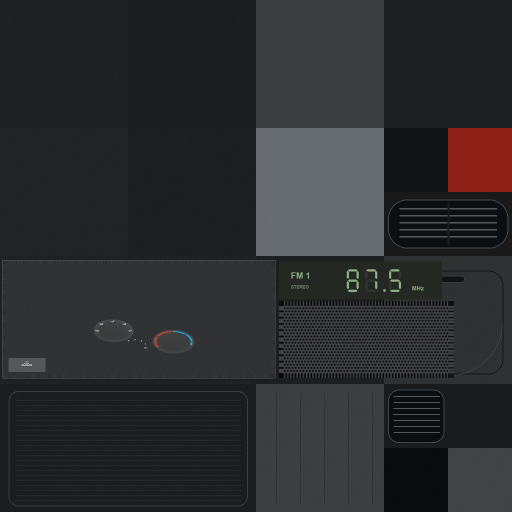
#> input picture Assets/PSXRacing/CockpitSrc/v08_atlas.png, 1024 x 1024 px, given in place of skyscraper_building_03.png, which was not available (shown at 1/2 size)
$ python facade_atlas.py ../../Assets/PSXRacing/CockpitSrc/v08_atlas.png
#> lines starting #> are read from the running program, lines starting #| are printed output that depends on the picture; after the words box and inside, x2 and y2 are one past the last pixel; in counts of white or black regions, pixels touching at a corner belong together
# The facade atlas (Uptown B1, 2026-10-04; the BUILDING PASS, 2026-10-28).
#
#   py tools/city/facade_atlas.py            (writes the atlas, its night mask
#                                             and the Enhanced twin)
#   py tools/city/facade_atlas.py --sheet D  (also a check sheet in folder D:
#                                             every column tiled 2 x 2 with its
#                                             night mask over it)
#
# One texture of SIXTEEN 128 x 256 columns (2048 x 256; the Enhanced twin is
# 4096 x 512), so every OSM building's walls in a tile are ONE material
# (CityMeshes.Slot.FacadeGlass, PSX/Lit with PSX_FACADE): the vertex colour
# picks the column (alpha x 32 + the red channel's low bit x 8) and tints it
# (rgb), and the shader wraps U inside the column. Columns, and what each
# repeat is:
#
#   0 silver grid curtain wall   BUILDING PASS: re-laid at 8 floors x 8 bays a
#   1 blue glass curtain wall    repeat (32 px a floor; it was 16, 20 and 24
#   2 teal glass curtain wall    floors - 10 to 16 px a floor, the owner's
#                                "blocky blue glass tower"): each pane is a
#                                pane of the skyscraper_pack sheet the column
#                                always wore (building_03, _04, _08), its
#                                frames and spandrels laid out in code at the
#                                shader's own CW_MULLION / CW_SPANDREL shares
#   3 precast stone, punched     Buildings building_10 (Art/City/city_facade_mid.jpg), 4 floors
#   4 brick, punched windows     Buildings building_01 (Art/City/city_facade_tower.jpg), 4 floors
#   5 granite office, punched    PSX Textures concrete_2 grain + skyscraper_pack glass,
#                                the grid laid out in code; 8 floors x 8 bays of 1.9 m
#   6 precast office, ribbon     the same parts, a continuous window band a floor; 8 floors
#   7 THE STRUCTURE'S PARTS (facade structure, 2026-10-16): stone grain
#     (x 0-63, PSX Textures concrete_2), aluminium panels (x 64-95, PSX
#     Textures II metal_panels_pt_4), louvres (x 96-127, metal_shutters_pt_1),
#     each a neutral grey at a linear mean of 0.5. Its night mask is empty.
#     The building pass draws its CORNICES, belts, canopies, sign bands and
#     roof gear in it too (PSX/Lit wraps column 7 inside its stone half, or
#     its panel quarter on a metal vertex).
#   BUILDING PASS (2026-10-28) - the Buildings pack's photographed facades
#   (tools/city/facade_src), each a whole number of floors and bays, stacked
#   up the column where the photograph is short, so a floor is 43-64 px:
#   8 red-brown brick, wide sash windows   building_03, 3 floors x 3 bays, x2 = 6 floors
#   9 tan glazed brick, small windows      building_07 (two uniform floors, three bays), x2 = 4 floors
#  10 mottled brick, gold frames           building_09, 4 floors x 4 bays
#  11 grey brick tenement                  building_04, 4 floors, irregular windows
#  12 red brick, patterned piers           building_05, 3 floors x 4 bays, x2 = 6 floors
#  13 loft, big mullioned windows          building_02, 2 floors x 4 bays, x2 = 4 floors
#  14 tan brick, paired sash               building_06, 2 floors x 4 bays, x2 = 4 floors
#  15 modern apartment                     PSX Textures II painted_concrete_wall_pt_1 as
#                                          the render, skyscraper_pack glass in tall windows,
#                                          the grid laid out in code; 8 floors x 4 bays
#
# CityMeshes.FacadeLooks holds the same table (floors and metres per repeat)
# and PSX/Lit its FAC_* tables: change one, change all three.
#
# THE NIGHT MASK beside it (city_facade_atlas_night.png) follows the contract of
# tools/night/window_masks.py: R = A = glass, G = a random id per lit unit,
# B = 0 (no shopfronts). The curtain walls light by FLOOR SEGMENTS (four bays
# of one floor share an id); the photographed facades' windows are FOUND
# (colour distance from the wall's median, Otsu, the connected blobs' boxes) and
# each box gets its own id - the check sheet shows every box over its window.
#
# Both are written at their final size, so the importer never resamples them,
# and they are the only city textures with mip maps (PSXTextureCaps.MipsFor).
import os, sys
import numpy as np
from PIL import Image, ImageDraw
from scipy import ndimage

HERE = os.path.dirname(os.path.abspath(__file__))
REPO = os.path.normpath(os.path.join(HERE, "..", ".."))
CITY = os.path.join(REPO, "Assets", "PSXRacing", "Art", "City")
SRC = os.path.join(CITY, "Facade", "Source")
PHOTO = os.path.join(HERE, "facade_src")
OUT = os.path.join(CITY, "Facade")
# THE ENHANCED TWIN (EnhancedSrc/TexEnhanced/City/Facade/Core_cityatlas.png,
# 2x) is cut exactly as the classic columns are, at twice the pixels, and
# graded to each classic column's linear mean, so the ONE night mask lands on
# the windows of both tiers and CityMeshes.FacadeLooks' means hold for both
# (main's enhanced-download pass, 2026-10-28). Columns 3 and 4 are the owner's
# Enhanced twins of their photographs, the glass of 5 and 6 at 2x his twin of
# tower04; the re-laid curtain walls and the Buildings-pack photographs are
# cut at 2x from their own sources.
ENHDIR = os.path.join(REPO, "Assets", "PSXRacing", "EnhancedSrc", "TexEnhanced")
ENH = os.path.join(ENHDIR, "City", "Facade", "Core_cityatlas.png")
TWINS = {
    "skyscraper_building_04.png": ("City", "Facade", "Source", "Earlier_Regional_tower04.png"),
    "city_facade_mid.jpg": ("Buildings", "Textures", "Core_citymid.png"),
    "city_facade_tower.jpg": ("Buildings", "Textures", "Core_citytower.png"),
}


def to_lin(c):
    v = np.asarray(c).astype(np.float32) / 255
    return np.where(v <= 0.04045, v / 12.92, ((v + 0.055) / 1.055) ** 2.4)


# [8 lines left out: function match_mean, not called in this run]
W, H, COLS = 128, 256, 16
# the shader's curtain-wall shares (PSXLit.shader CW_MULLION, CW_SPANDREL)
CW_MULLION, CW_SPANDREL = 0.12, 0.22


def rgb(p):
    return Image.open(p).convert("RGB")
#> returned value is the input picture: PIL image 1024x1024 RGB; mean R, G, B 43.4, 44, 45.7


def ids(seed, n):
    r = np.random.default_rng(seed)
    return r.integers(1, 256, size=n)


# [4 lines left out: function photo, not called in this run]


def curtain_synth(kind, scale=1, seed=3):
    """Columns 0-2 at 8 floors x 8 bays a repeat. Each new pane is one pane
    of the old sheet (its own tone and reflection, resampled into the new
    pane), the frames and spandrels laid out at the shader's shares: a
    mullion on each bay's LEFT edge (frac(bays) < CW_MULLION), the slab at
    each floor's FOOT (frac(storeys) < CW_SPANDREL), as PSX/Lit's night
    panes cut them."""
    if kind == "silver":
        sheet = rgb(os.path.join(SRC, "skyscraper_building_03.png")).crop((0, 0, 126, 256))
        sb, sf = 14, 16
    elif kind == "blue":
        sheet = rgb(os.path.join(SRC, "skyscraper_building_04.png")).crop((0, 0, 128, 256))
        sb, sf = 16, 20
    else:
        half = rgb(os.path.join(SRC, "skyscraper_building_08.png")).crop((0, 128, 128, 256))
        sheet = Image.new("RGB", (128, 256)); sheet.paste(half, (0, 0)); sheet.paste(half, (0, 128))
        sb, sf = 16, 24
    s = np.asarray(sheet).astype(np.float32)
    sw, sh = sheet.size
#> sw = 126; sh = 256
    pw, ph = sw / sb, sh / sf                       # a source pane, px
#> pw = 9; ph = 16
    w, h = W * scale, H * scale
    cw, chh = w // 8, h // 8                        # a new pane cell, px
    mull = max(1, int(round(CW_MULLION * cw)))
    span = max(1, int(round(CW_SPANDREL * chh)))
    lum = s.mean(2)
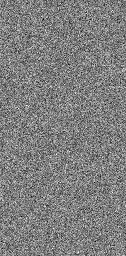
#> lum: shape (256, 126) float32; min 27, max 38, mean 32.5; drawn with min black and max white
    # the frame's colour: the sheet's bright texels (silver), its darkest (glass)
    if kind == "silver":
        frame = s[lum > np.percentile(lum, 80)].mean(0)
#> frame = [33.23, 35.23, 37.23]
        slab = frame * 0.92
#> slab = [30.57, 32.41, 34.25]
    else:
        frame = s[lum < np.percentile(lum, 8)].mean(0) * 0.85
        slab = s.reshape(-1, 3).mean(0) * 0.62
    grain = np.asarray(rgb(os.path.join(SRC, "psx2_metal_panels_4.png")).resize((w, h), Image.BICUBIC)).astype(np.float32).mean(2)
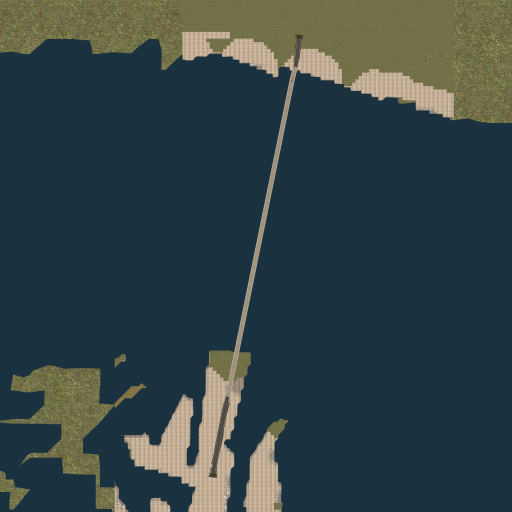
#> input picture StreamingAssets/TrackMaps/AtlanticBeachBridge.jpg, 1024 x 1024 px, given in place of psx2_metal_panels_4.png, which was not available (shown at 1/2 size)
#> in rgb, returned value is the input picture: PIL image 1024x1024 RGB; mean R, G, B 50.4, 66.7, 69.7
    grain = (grain - grain.mean()) / (grain.std() + 1e-6)
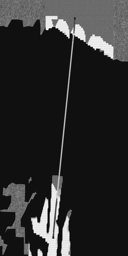
#> grain: shape (256, 128) float32; min -0.784, max 3.7, mean 7.45e-08; drawn with min black and max white
    out = np.zeros((h, w, 3), np.float32)
    glass_mean = s[lum <= np.percentile(lum, 80)].mean(0) if kind == "silver" else s.reshape(-1, 3).mean(0)
#> glass_mean = [30.26, 32.26, 34.26]
    rng = np.random.default_rng(seed)
    ox, oy = int(rng.integers(0, sb)), int(rng.integers(0, sf))
    for fb in range(8):                              # floor from the BOTTOM
        for bb in range(8):
            sx, sy = (bb + ox) % sb, (fb + oy) % sf
            # the source pane's interior (its own frame left out), image rows from the top
            x0 = int(round(sx * pw)) + (1 if kind == "silver" else 0)
            x1 = max(x0 + 1, int(round((sx + 1) * pw)) - (1 if kind == "silver" else 0))
            ty = sf - 1 - sy
            y0 = int(round(ty * ph)) + (1 if kind == "silver" else 0)
            y1 = max(y0 + 1, int(round((ty + 1) * ph)) - (1 if kind == "silver" else 0))
            pane = Image.fromarray(np.clip(s[y0:y1, x0:x1], 0, 255).astype(np.uint8))
            gw, gh = cw - mull, chh - span
            pane = np.asarray(pane.resize((gw, gh), Image.BICUBIC)).astype(np.float32)
            # each pane keeps its own shading but only half its difference
            # from the sheet's mean pane: at a pane four times the old size
            # the full spread read as a blotchy checkerboard (and PSX/Lit
            # adds its own per-pane tint and tilt on top)
            pane = glass_mean + 0.5 * (pane.mean((0, 1)) - glass_mean) + (pane - pane.mean((0, 1)))
            top = (7 - fb) * chh                     # the cell's image rows
            left = bb * cw
            out[top:top + chh, left:left + cw] = slab
            out[top:top + gh, left + mull:left + cw] = pane
            out[top:top + chh, left:left + mull] = frame
            if kind != "silver":                     # a lighter transom cap on the slab
                out[top + gh:top + gh + max(1, scale), left:left + cw] = frame * 1.35
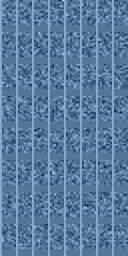
#> out: shape (256, 128, 3) float32; mean R, G, B 30.8, 32.8, 34.7; drawn with min black and max white
    metal = np.zeros((h, w), bool)
    for fb in range(8):
        top = (7 - fb) * chh
        metal[top + chh - span:top + chh, :] = True
    for bb in range(8):
        metal[:, bb * cw:bb * cw + mull] = True
    out = np.where(metal[..., None], out * (1.0 + 0.04 * grain[..., None]), out)
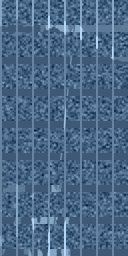
#> out: shape (256, 128, 3) float32; mean R, G, B 30.8, 32.7, 34.7; drawn with min black and max white
    c = np.clip(out, 0, 255).astype(np.uint8)
    # mask: the glass; ids per floor and four-bay block
    m = np.zeros((h, w, 4), np.uint8)
    glass = (~metal).astype(np.uint8) * 255
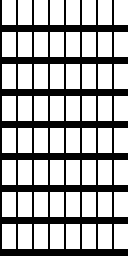
#> glass: shape (256, 128); 68.4% white; 1 black region, box (x1, y1, x2, y2) and area: (0, 0, 128, 256) 10368
    yy = np.arange(h)[:, None]; xx = np.arange(w)[None, :]
    row = 7 - (yy // chh); blk = (xx // cw) // 4
    table = ids(seed + 100, 8 * 4).reshape(8, 4)
    m[..., 0] = glass; m[..., 1] = table[row, blk].astype(np.uint8); m[..., 3] = glass
#> after `m[..., 3] = glass`:
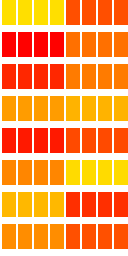
#> m: shape (256, 128, 4); mean of channels 0, 1, 2, 3 174.3, 113.5, 0, 174.3; transparent parts drawn white
    return c, m


# [70 lines left out: functions office, apartment, not called in this run]


# The photographed facades: source, crop (x0, y0, x1, y1) of whole floors and
# bays, the floors in the crop, how many times it is stacked up the column.
PHOTOS = {
    8: ("building_03.jpg", None, 3, 2),
    9: ("building_07.jpg", (179, 95, 803, 565), 2, 2),
    10: ("building_09.jpg", (0, 18, 916, 902), 4, 1),   # its right edge holds a sliver of a fifth bay
    11: ("building_04.jpg", None, 4, 1),
    12: ("building_05.jpg", None, 3, 2),
    13: ("building_02.jpg", None, 2, 2),
    14: ("building_06.jpg", None, 2, 2),
}


# [114 lines left out: functions find_windows, regularize, photo_col, parts, not called in this run]


def lin(c):
    v = c.astype(np.float32) / 255
    return np.where(v <= 0.04045, v / 12.92, ((v + 0.055) / 1.055) ** 2.4).reshape(-1, 3).mean(0)


# [7 lines left out: function wall_lum, not called in this run]


def main():
    sheet_dir = sys.argv[sys.argv.index("--sheet") + 1] if "--sheet" in sys.argv else None
    cols, masks, info = [None] * COLS, [None] * COLS, {}
    for k, kind in ((0, "silver"), (1, "blue"), (2, "teal")):
        cols[k], masks[k] = curtain_synth(kind, 1, seed=3 + k)
        info[k] = (kind + " curtain", 8)
    cols[3], masks[3] = photo(os.path.join(CITY, "city_facade_mid.jpg"), os.path.join(CITY, "Night", "city_facade_mid_night.png")); info[3] = ("precast stone", 4)
    cols[4], masks[4] = photo(os.path.join(CITY, "city_facade_tower.jpg"), os.path.join(CITY, "Night", "city_facade_tower_night.png")); info[4] = ("brick", 4)
    for k, kind in ((5, "granite"), (6, "precast")):
        cols[k], masks[k] = office(kind); info[k] = (kind, 8)
    cols[7] = parts(); masks[7] = np.zeros((H, W, 4), np.uint8); info[7] = ("parts", 0)
    boxes = {}
    for k in PHOTOS:
        cols[k], masks[k], fl, boxes[k] = photo_col(k)
        info[k] = (PHOTOS[k][0], fl)
    cols[15], masks[15] = apartment(); info[15] = ("apartment", 8)
    for k in range(COLS):
        print("%2d %-18s floors %d  meanLin %s  wallLum %.3f  glass %.2f" % (
            k, info[k][0], info[k][1], [round(float(v), 3) for v in lin(cols[k])],
            wall_lum(cols[k], masks[k]), (masks[k][..., 3] > 127).mean()))
    atlas = np.concatenate(cols, axis=1)
    mask = np.concatenate(masks, axis=1)
    assert atlas.shape == (H, W * COLS, 3) and mask.shape == (H, W * COLS, 4)
    Image.fromarray(atlas, "RGB").save(os.path.join(OUT, "city_facade_atlas.png"), optimize=True)
    Image.fromarray(mask, "RGBA").save(os.path.join(OUT, "city_facade_atlas_night.png"), optimize=True)
    # THE ENHANCED TWIN (4096 x 512): every column at 2x, cut as the classic
    # is, graded to the classic column's mean (match_mean)
    if all(os.path.exists(os.path.join(ENHDIR, *t)) for t in TWINS.values()):
        e = np.zeros((H * 2, W * 2 * COLS, 3), np.uint8)
        for k in range(COLS):
            x0 = k * W * 2
            if k in (3, 4):
                tw = TWINS["city_facade_mid.jpg" if k == 3 else "city_facade_tower.jpg"]
                e[:, x0:x0 + W * 2] = np.asarray(rgb(os.path.join(ENHDIR, *tw)).resize((W * 2, H * 2), Image.LANCZOS))
            elif k <= 2:
                e[:, x0:x0 + W * 2] = curtain_synth(("silver", "blue", "teal")[k], 2, seed=3 + k)[0]
            elif k in (5, 6):
                e[:, x0:x0 + W * 2] = office(("granite", "precast")[k - 5], 2)[0]
            elif k == 7:
                e[:, x0:x0 + W * 2] = parts(2)
            elif k == 15:
                e[:, x0:x0 + W * 2] = apartment(2)[0]
            else:
                e[:, x0:x0 + W * 2] = photo_col(k, 2)[0]
            if k != 7:
                e[:, x0:x0 + W * 2] = match_mean(e[:, x0:x0 + W * 2], cols[k])
        # Since 2026-11-01 the Enhanced twin is the owner's Uptown Tier 2 art
        # (Environment_Overhaul2_Uptown, painted inside the same window grid):
        # it is written only on request, so a classic re-run cannot replace it.
        if "--write-enhanced" in sys.argv:
            Image.fromarray(e, "RGB").save(ENH, optimize=True)
            print("enhanced twin", e.shape)
        else:
            print("enhanced twin kept (the owner's Tier 2 art; --write-enhanced replaces it)")
    else:
        print("enhanced twin NOT written - a twin is missing")
    if sheet_dir:
        S = Image.new("RGB", (COLS * W, H * 2 + 16), (20, 20, 20))
        for k in range(COLS):
            t = np.concatenate([np.concatenate([cols[k]] * 2, axis=0)], axis=1)
            im = Image.fromarray(t).convert("RGB")
            ov = Image.new("RGBA", im.size, (0, 0, 0, 0))
            mm = np.concatenate([masks[k]] * 2, axis=0)
            o = np.zeros((H * 2, W, 4), np.uint8)
            o[..., 1] = 255; o[..., 3] = (mm[..., 3] > 127) * 90
            ov = Image.fromarray(o, "RGBA")
            im = Image.alpha_composite(im.convert("RGBA"), ov).convert("RGB")
            S.paste(im, (k * W, 0))
            ImageDraw.Draw(S).text((k * W + 2, H * 2 + 2), "%d %s" % (k, info[k][0][:14]), fill=(255, 255, 0))
        S.save(os.path.join(sheet_dir, "atlas_check.png"))
        Image.fromarray(atlas).resize((W * COLS // 2, H // 2)).save(os.path.join(sheet_dir, "atlas_small.png"))


if __name__ == "__main__":
#> (the run stopped early here; a loop or call above may not have finished)
